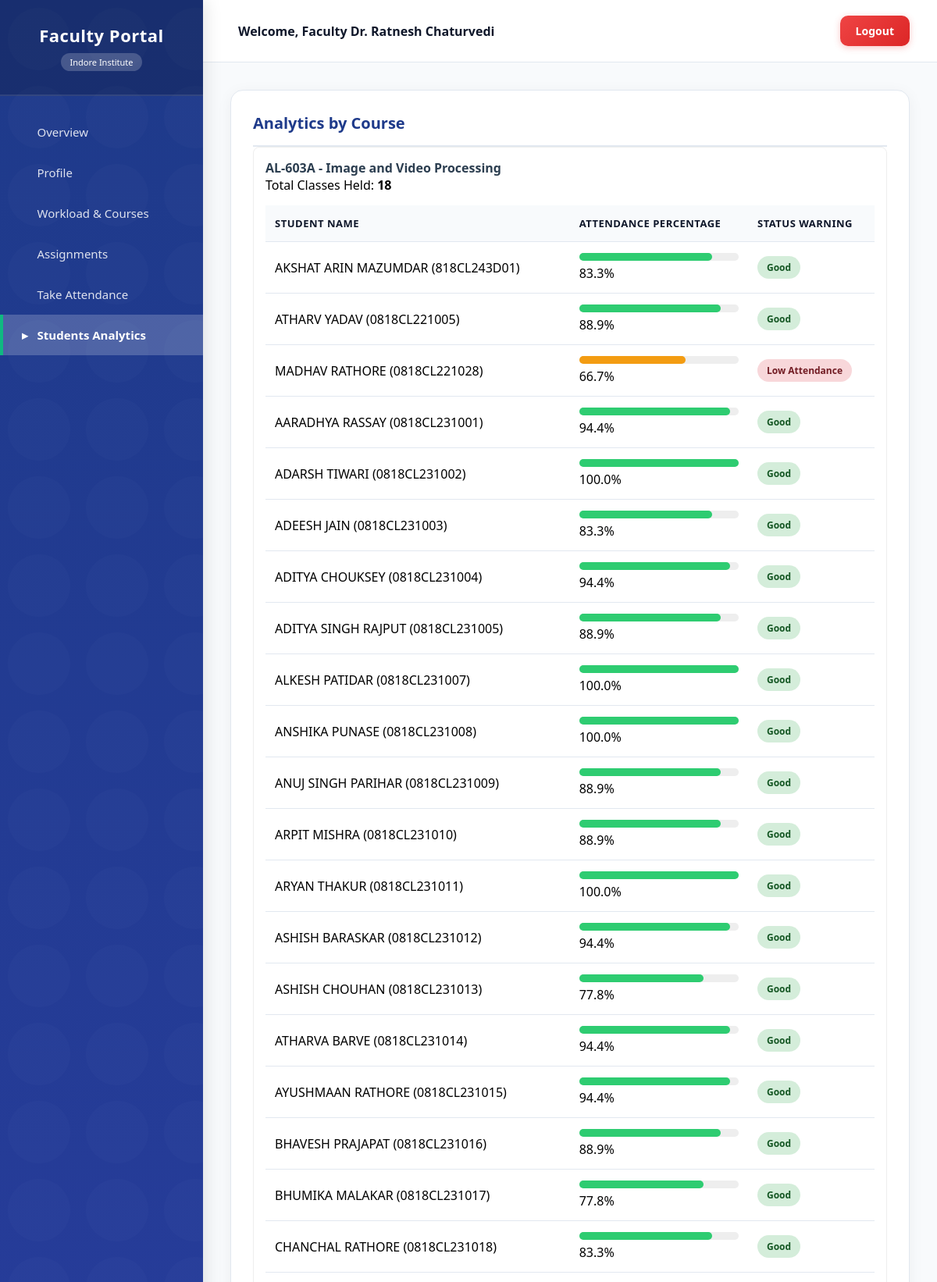
Page /faculty/dashboard/analytics/ (upper part) on the committed database.
### backend/faculty/models.py (models this page shows, shortened)
class FacultyProfile(models.Model):
    user = models.OneToOneField(User, on_delete=models.CASCADE, related_name='faculty_module_profile')
    department = models.ForeignKey(Department, on_delete=models.SET_NULL, null=True, related_name='faculties')
    designation = models.CharField(max_length=100, default="Assistant Professor")
    contact_number = models.CharField(max_length=20, null=True, blank=True)
    address = models.TextField(null=True, blank=True)
    date_joined = models.DateField(auto_now_add=True)

### authentication/models.py (models this page shows, shortened)
class User(models.Model):
    ROLE_CHOICES = [
        ('student','Student'),
        ('faculty','Faculty'),
        ('admin','Admin')
    ]
    name = models.CharField(max_length=100)
    email = models.EmailField(unique=True)
    role = models.CharField(max_length=10, choices=ROLE_CHOICES)
    password = models.CharField(max_length=100, default="ADMIN")

### backend/student/models.py (models this page shows, shortened)
class Course(models.Model):
    name = models.CharField(max_length=200)
    code = models.CharField(max_length=50, unique=True)
    description = models.TextField(null=True, blank=True)
    credits = models.IntegerField(default=3)

class StudentProfile(models.Model):
    user = models.OneToOneField(User, on_delete=models.CASCADE, related_name='student_profile')
    enrollment_number = models.CharField(max_length=50, unique=True)
    batch_year = models.IntegerField()
    branch = models.CharField(max_length=100, choices=BRANCH_CHOICES, default='Computer science engineering')
    course_name = models.CharField(max_length=50, choices=COURSE_CHOICES, default='B.tech')
    contact_number = models.CharField(max_length=20, null=True, blank=True)
    address = models.TextField(null=True, blank=True)
    date_of_birth = models.DateField(null=True, blank=True)
    section = models.CharField(max_length=50, null=True, blank=True)

### backend/faculty/views.py (the view)
# urls.py: path('dashboard/analytics/', views.faculty_analytics, name='faculty_analytics'),
def faculty_analytics(request):
    profile = get_faculty_profile(request)
    assignments = FacultyCourseAssignment.objects.filter(faculty=profile)
    course_ids = assignments.values_list('course_id', flat=True)
    analytics_data = []
    for assignment in assignments:
        course = assignment.course
        total_classes = Attendance.objects.filter(course=course).values('date', 'lecture_number').distinct().count()
        enrollments = Enrollment.objects.filter(course=course)
        student_stats = []
        for en in enrollments:
            student = en.student
            present = Attendance.objects.filter(student=student, course=course, status='Present').count()
            attendance_percent = (present / total_classes * 100) if total_classes > 0 else 0
            student_stats.append({
                'student': student,
                'attendance_percent': attendance_percent
            })
        analytics_data.append({
            'course': course,
            'total_classes': total_classes,
            'student_stats': student_stats
        })
    context = {
        'profile': profile,
        'analytics_data': analytics_data
    }
    return render(request, "dashboards/faculty/analytics.html", context)

### backend/faculty/views.py (called while the page is built)
def get_faculty_profile(request):
    faculty_email = request.session.get('faculty_email')
    if faculty_email:
        return FacultyProfile.objects.filter(user__email=faculty_email).first()
    return FacultyProfile.objects.first() # Fallback for demo

### templates/dashboards/faculty/analytics.html (shortened to what this page needs)
{% extends "dashboards/faculty/base.html" %}
{% block content %}
<div class="card">
    <h3>Analytics by Course</h3>
    {% if analytics_data %}
    {% for data in analytics_data %}
    <div style="margin-bottom: 30px; border: 1px solid #eee; padding: 15px; border-radius: 8px;">
        <h4 style="margin-top: 0; color: #2c3e50;">{{ data.course.code }} - {{ data.course.name }}</h4>
        <p>Total Classes Held: <strong>{{ data.total_classes }}</strong></p>
        {% if data.student_stats %}
        <table>
            <thead>
                <tr>
                    <th>Student Name</th>
                    <th>Attendance Percentage</th>
                    <th>Status Warning</th>
                </tr>
            </thead>
            <tbody>
                {% for stat in data.student_stats %}
                <tr>
                    <td>{{ stat.student.user.name }} ({{ stat.student.enrollment_number }})</td>
                    <td>
                        <div
                            style="background-color: #eee; border-radius: 10px; height: 10px; width: 100%; margin-bottom: 5px;">
                            {% if stat.attendance_percent >= 75 %}
                            <div
                                style="background-color: #2ecc71; height: 100%; border-radius: 10px; width: {{ stat.attendance_percent }}%;">
                            </div>
                            {% elif stat.attendance_percent >= 60 %}
                            <div
                                style="background-color: #f39c12; height: 100%; border-radius: 10px; width: {{ stat.attendance_percent }}%;">
                            </div>
                            {% else %}
                            <div
                                style="background-color: #e74c3c; height: 100%; border-radius: 10px; width: {{ stat.attendance_percent }}%;">
                            </div>
                            {% endif %}
                        </div>
                        <span>{{ stat.attendance_percent|floatformat:1 }}%</span>
                    </td>
                    <td>
                        {% if stat.attendance_percent < 75 %} <span class="status-badge"
                            style="background-color: #f8d7da; color: #721c24;">Low Attendance</span>
                            {% else %}
                            <span class="status-badge" style="background-color: #d4edda; color: #155724;">Good</span>
                            {% endif %}
                    </td>
                </tr>
                {% endfor %}
            </tbody>
        </table>
        {% else %}
        <p>No student data available.</p>
        {% endif %}
    </div>
    {% endfor %}
    {% else %}
    <p>No analytics data available across courses.</p>
    {% endif %}
</div>
{% endblock %}

### templates/dashboards/faculty/base.html (shortened to what this page needs)
<!DOCTYPE html>
<html lang="en">
<head>
    <link rel="stylesheet" href="/static/css/style.css">
</head>
<body>
    <div class="sidebar">
        <div class="sidebar-header">
            <h2>Faculty Portal</h2>
            <span class="portal-badge">Indore Institute</span>
        </div>
        <div class="nav-links">
            <a href="/faculty/dashboard/"
                class="nav-item {% if request.path  ==  '/faculty/dashboard/'  %}active{% endif %}">Overview</a>
            <a href="/faculty/dashboard/profile/"
                class="nav-item {% if '/profile/' in request.path %}active{% endif %}">Profile</a>
            <a href="/faculty/dashboard/courses/"
                class="nav-item {% if '/courses/' in request.path %}active{% endif %}">Workload & Courses</a>
            <a href="/faculty/dashboard/assignments/"
                class="nav-item {% if '/assignments/' in request.path %}active{% endif %}">Assignments</a>
            <a href="/faculty/dashboard/attendance/"
                class="nav-item {% if '/attendance/' in request.path %}active{% endif %}">Take Attendance</a>
            <a href="/faculty/dashboard/analytics/"
                class="nav-item {% if '/analytics/' in request.path %}active{% endif %}">Students Analytics</a>
        </div>
    </div>
    <div class="main-content">
        <div class="topbar">
            <div class="user-info">
                Welcome, Faculty {{ profile.user.name|default:"" }}
            </div>
            <a href="/auth/" class="btn-logout">Logout</a>
        </div>
        <div class="content-area">
            {% block content %}{% endblock %}
        </div>
    </div>
</body>
</html>

### static/css/style.css (style rules this page uses)
:root { --primary-blue: #0078D4; --primary-dark: #005A9E; --accent-teal: #00B7C3; --accent-orange: #FF8C00; --accent-purple: #8764B8; --success-green: #107C10; --warning-yellow: #FFB900; --error-red: #E81123; --neutral-gray: #605E5C; --light-gray: #F3F2F1; --white: #FFFFFF; }
* { margin: 0; padding: 0; box-sizing: border-box; }
body { font-family: 'Segoe UI', -apple-system, BlinkMacSystemFont, 'Roboto', 'Helvetica Neue', Arial, sans-serif; background: linear-gradient(135deg, #667eea 0%, #764ba2 100%); min-height: 100vh; position: relative; overflow-x: hidden; }
body::before { content: ''; position: fixed; top: 0; left: 0; width: 100%; height: 100%; background: radial-gradient(circle at 20% 50%, rgba(0, 183, 195, 0.15) 0%, transparent 50%), radial-gradient(circle at 80% 80%, rgba(255, 140, 0, 0.15) 0%, transparent 50%), radial-gradient(circle at 40% 20%, rgba(135, 100, 184, 0.15) 0%, transparent 50%); z-index: -1; animation: backgroundShift 20s ease infinite; }

### templates/dashboards/faculty/base.html (style rules this page uses)
body { margin: 0; padding: 0; font-family: 'Segoe UI', -apple-system, BlinkMacSystemFont, sans-serif; background: #F8FAFC; display: flex; min-height: 100vh; position: relative; }
.sidebar { width: 260px; background: linear-gradient(180deg, #1E3A8A 0%, #4F46E5 100%); color: white; display: flex; flex-direction: column; box-shadow: 4px 0 20px rgba(0, 0, 0, 0.1); position: relative; z-index: 10; }
.sidebar::before { content: ''; position: absolute; top: 0; left: 0; width: 100%; height: 100%; opacity: 0.5; }
.sidebar-header { padding: 30px 20px; text-align: center; background: rgba(0, 0, 0, 0.2); border-bottom: 2px solid rgba(255, 255, 255, 0.1); position: relative; }
.sidebar-header h2 { margin: 0; font-size: 22px; font-weight: 600; letter-spacing: 0.5px; }
.sidebar-header .portal-badge { display: inline-block; background: rgba(255, 255, 255, 0.2); padding: 4px 12px; border-radius: 12px; font-size: 11px; margin-top: 8px; font-weight: 500; }
.nav-links { list-style: none; padding: 20px 0; margin: 0; display: flex; flex-direction: column; flex-grow: 1; }
.nav-item { padding: 16px 24px; text-decoration: none; color: rgba(255, 255, 255, 0.85); transition: all 0.3s ease; display: flex; align-items: center; gap: 12px; font-size: 15px; font-weight: 500; border-left: 4px solid transparent; position: relative; }
.nav-item::before { content: '▸'; opacity: 0; transition: opacity 0.3s ease; }
.nav-item.active { background: rgba(255, 255, 255, 0.2); color: white; border-left-color: #10B981; font-weight: 600; }
.nav-item.active::before { opacity: 1; }
.main-content { flex-grow: 1; display: flex; flex-direction: column; position: relative; z-index: 1; }
.topbar { background: #FFFFFF; padding: 20px 35px; display: flex; justify-content: space-between; align-items: center; box-shadow: 0 2px 10px rgba(0, 0, 0, 0.05); border-bottom: 1px solid #E2E8F0; }
.user-info { font-weight: 600; color: #0F172A; font-size: 16px; display: flex; align-items: center; gap: 10px; }
.user-info::before { content: ''; font-size: 20px; }
.btn-logout { background: linear-gradient(135deg, #EF4444, #DC2626); color: white; border: none; padding: 10px 20px; border-radius: 10px; cursor: pointer; text-decoration: none; font-size: 14px; font-weight: 600; transition: all 0.25s ease; box-shadow: 0 2px 8px rgba(239, 68, 68, 0.3); }
.content-area { padding: 35px; overflow-y: auto; background: #F8FAFC; }
.card { background: #FFFFFF; border-radius: 16px; box-shadow: 0 4px 20px rgba(0, 0, 0, 0.05); padding: 28px; margin-bottom: 24px; border: 1px solid #E2E8F0; transition: all 0.25s ease; }
.card h3 { margin-top: 0; color: #1E3A8A; border-bottom: 2px solid #E2E8F0; padding-bottom: 15px; font-size: 20px; font-weight: 600; display: flex; align-items: center; gap: 10px; }
table { width: 100%; border-collapse: collapse; margin-top: 15px; }
table th, table td { padding: 14px 12px; text-align: left; border-bottom: 1px solid #E2E8F0; }
table th { background: #F8FAFC; color: #0F172A; font-weight: 600; font-size: 13px; text-transform: uppercase; letter-spacing: 0.5px; }
.status-badge { padding: 6px 12px; border-radius: 16px; font-size: 12px; font-weight: 600; display: inline-block; }

### rows in the picture
FacultyProfile: user.name "Dr. Ratnesh Chaturvedi"
Course: course.code "AL-603A", course.name "Image and Video Processing", total_classes "18"
StudentProfile: student.user.name "AKSHAT ARIN MAZUMDAR", student.enrollment_number "818CL243D01", {{ stat.attendance_percent }} 83.33333333333334 (drawn), attendance_percent "83.3", shows "Good"
StudentProfile: student.user.name "ATHARV YADAV", student.enrollment_number "0818CL221005", {{ stat.attendance_percent }} 88.88888888888889 (drawn), attendance_percent "88.9", shows "Good"
StudentProfile: student.user.name "MADHAV RATHORE", student.enrollment_number "0818CL221028", {{ stat.attendance_percent }} 66.66666666666666 (drawn), attendance_percent "66.7", shows "Low Attendance"
StudentProfile: student.user.name "AARADHYA RASSAY", student.enrollment_number "0818CL231001", {{ stat.attendance_percent }} 94.44444444444444 (drawn), attendance_percent "94.4", shows "Good"
StudentProfile: student.user.name "ADARSH TIWARI", student.enrollment_number "0818CL231002", attendance_percent "100.0", shows "Good"
StudentProfile: student.user.name "ADEESH JAIN", student.enrollment_number "0818CL231003", {{ stat.attendance_percent }} 83.33333333333334 (drawn), attendance_percent "83.3", shows "Good"
StudentProfile: student.user.name "ADITYA CHOUKSEY", student.enrollment_number "0818CL231004", {{ stat.attendance_percent }} 94.44444444444444 (drawn), attendance_percent "94.4", shows "Good"
StudentProfile: student.user.name "ADITYA SINGH RAJPUT", student.enrollment_number "0818CL231005", {{ stat.attendance_percent }} 88.88888888888889 (drawn), attendance_percent "88.9", shows "Good"
StudentProfile: student.user.name "ALKESH PATIDAR", student.enrollment_number "0818CL231007", attendance_percent "100.0", shows "Good"
StudentProfile: student.user.name "ANSHIKA PUNASE", student.enrollment_number "0818CL231008", attendance_percent "100.0", shows "Good"
StudentProfile: student.user.name "ANUJ SINGH PARIHAR", student.enrollment_number "0818CL231009", {{ stat.attendance_percent }} 88.88888888888889 (drawn), attendance_percent "88.9", shows "Good"
StudentProfile: student.user.name "ARPIT MISHRA", student.enrollment_number "0818CL231010", {{ stat.attendance_percent }} 88.88888888888889 (drawn), attendance_percent "88.9", shows "Good"
StudentProfile: student.user.name "ARYAN THAKUR", student.enrollment_number "0818CL231011", attendance_percent "100.0", shows "Good"
StudentProfile: student.user.name "ASHISH BARASKAR", student.enrollment_number "0818CL231012", {{ stat.attendance_percent }} 94.44444444444444 (drawn), attendance_percent "94.4", shows "Good"
StudentProfile: student.user.name "ASHISH CHOUHAN", student.enrollment_number "0818CL231013", {{ stat.attendance_percent }} 77.77777777777779 (drawn), attendance_percent "77.8", shows "Good"
StudentProfile: student.user.name "ATHARVA BARVE", student.enrollment_number "0818CL231014", {{ stat.attendance_percent }} 94.44444444444444 (drawn), attendance_percent "94.4", shows "Good"
StudentProfile: student.user.name "AYUSHMAAN RATHORE", student.enrollment_number "0818CL231015", {{ stat.attendance_percent }} 94.44444444444444 (drawn), attendance_percent "94.4", shows "Good"
StudentProfile: student.user.name "BHAVESH PRAJAPAT", student.enrollment_number "0818CL231016", {{ stat.attendance_percent }} 88.88888888888889 (drawn), attendance_percent "88.9", shows "Good"
StudentProfile: student.user.name "BHUMIKA MALAKAR", student.enrollment_number "0818CL231017", {{ stat.attendance_percent }} 77.77777777777779 (drawn), attendance_percent "77.8", shows "Good"
StudentProfile: student.user.name "CHANCHAL RATHORE", student.enrollment_number "0818CL231018", {{ stat.attendance_percent }} 83.33333333333334 (drawn), attendance_percent "83.3", shows "Good"
